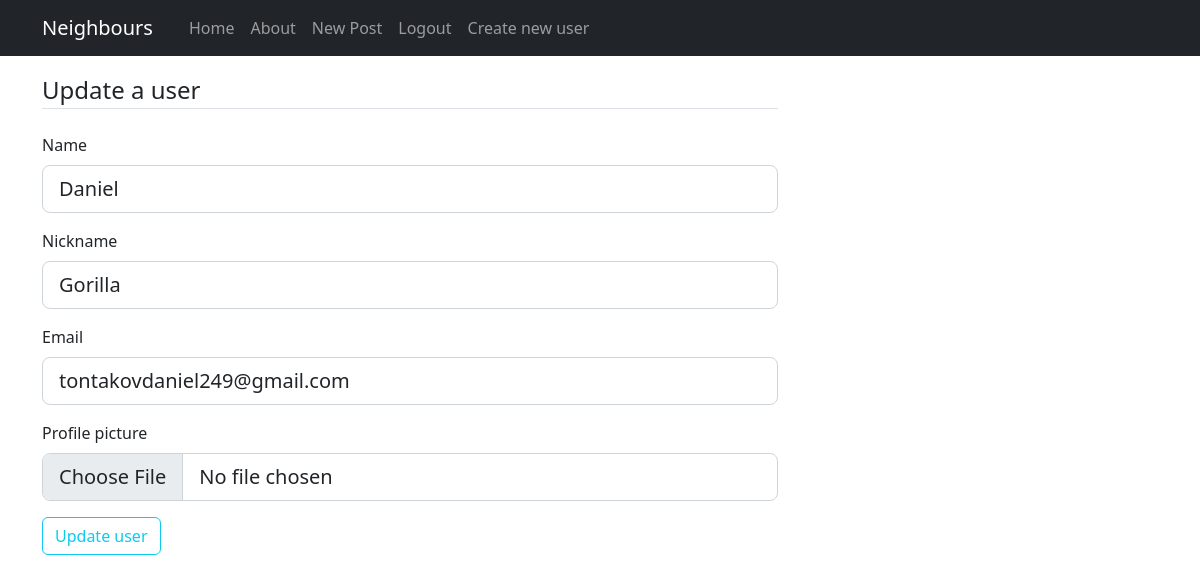
Page /user/Gorilla/update (signed in) on the committed database.
### flaskblog/models.py (models this page shows, shortened)
class User(db.Model, UserMixin):
    id = db.Column(db.Integer, primary_key=True)
    name = db.Column(db.String(20), unique=True, nullable=False)
    nickname = db.Column(db.String(120), unique=True, nullable=False)
    image_file = db.Column(db.String(20), nullable=False, default='default.jpg')
    password = db.Column(db.String(60), nullable=False)
    posts = db.relationship('Post', backref='author', lazy=True)
    email = db.Column(db.String(120), unique=True, nullable=False)

### flaskblog/users/routes.py (the view)
@users.route("/user/<string:nickname>/update", methods=["GET", "POST"])
def update_user(nickname):
    if current_user.get_id() != "1":
        abort(403)
    user = User.query.filter_by(nickname=nickname).first_or_404()
    form = UpdateUserForm()
    if form.validate_on_submit():
        user.name = form.name.data
        if form.picture.data:
            if user.image_file != "default.jpg":
                delete_picture(user.image_file)
            picture_file = save_picture(form.picture.data, user.name)
            user.image_file = picture_file
        user.nickname = form.nickname.data
        user.email = form.email.data
        db.session.commit()
        flash("User account was updated!", "success")
        return redirect(url_for("users.user_posts", nickname=user.nickname))
    elif request.method == "GET":
        form.name.data = user.name
        form.nickname.data = user.nickname
        form.email.data = user.email
    return render_template("create_user.html", title="Update " + user.nickname, form=form, legend="Update a user")

### flaskblog/users/forms.py
class UpdateUserForm(FlaskForm):
    nickname = StringField('Nickname',
                           validators=[DataRequired(), Length(min=2, max=20)])
    name = StringField("Name", validators=[DataRequired(), Length(min=2, max=20)])
    email = StringField('Email',
                        validators=[DataRequired(), Email()])
    picture = FileField("Profile picture", validators=[FileAllowed(["jpg", "png"])])
    submit = SubmitField('Update user')

### flaskblog/models.py (called while the page is built)
@login_manager.user_loader
def load_user(user_id):
    return User.query.get(int(user_id))

### flaskblog/templates/create_user.html (shortened to what this page needs)
{% extends "layout.html" %} {% block content %}
<form action="" method="POST" enctype="multipart/form-data">
  <legend class="border-bottom mb-4">{{legend}}</legend>
  <div class="mb-3">
    {{form.name.label(class="form-label")}} {%if form.name.errors%}
    {{form.name(class="form-control form-control-lg is-invalid")}}
    <div class="invalid-feedback">
      {%for error in form.name.errors%}
      <span>{{error}}</span>
      {%endfor%}
    </div>
    {%else%} {{form.name(class="form-control form-control-lg")}} {%endif%}
  </div>
  <div class="mb-3">
    {{form.nickname.label(class="form-label")}} {%if form.nickname.errors%}
    {{form.nickname(class="form-control form-control-lg is-invalid")}}
    <div class="invalid-feedback">
      {%for error in form.nickname.errors%}
      <span>{{error}}</span>
      {%endfor%}
    </div>
    {%else%} {{form.nickname(class="form-control form-control-lg")}} {%endif%}
  </div>
  <div class="mb-3">
    {{form.email.label(class="form-label")}} {%if form.email.errors%}
    {{form.email(class="form-control form-control-lg is-invalid")}}
    <div class="invalid-feedback">
      {%for error in form.email.errors%}
      <span>{{error}}</span>
      {%endfor%}
    </div>
    {%else%} {{form.email(class="form-control form-control-lg")}} {%endif%}
  </div>
  <div class="mb-3">
    {{form.picture.label(class="form-label")}} {%if form.picture.errors%}
    {{form.picture(class="form-control form-control-lg is-invalid")}}
    <div class="invalid-feedback">
      {%for error in form.picture.errors%}
      <span>{{error}}</span>
      {%endfor%}
    </div>
    {%else%} {{form.picture(class="form-control form-control-lg")}} {%endif%}
  </div>
  <div class="mb-3">{{form.submit(class="btn btn-outline-info")}}</div>
</form>
{% endblock content %}

### rows in the picture
User: name "Daniel", nickname "Gorilla", email "tontakovdaniel249@gmail.com"

### other values in the picture
{{ legend }} "Update a user"
